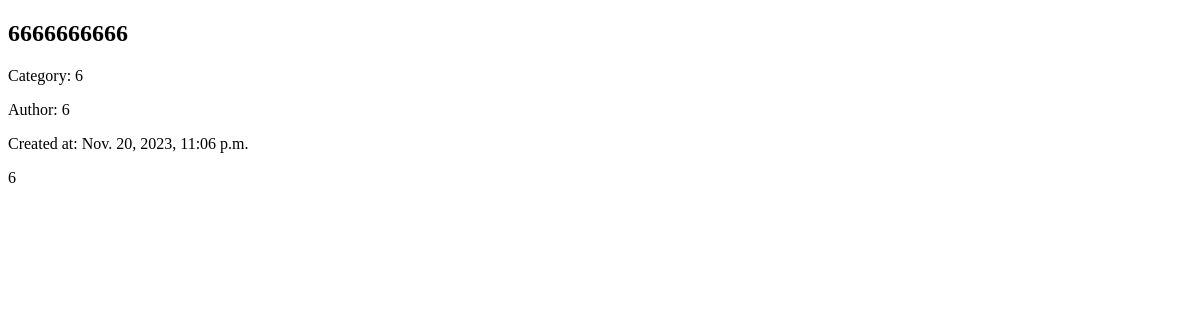
Before: /blog/articles/11 with the older database file.
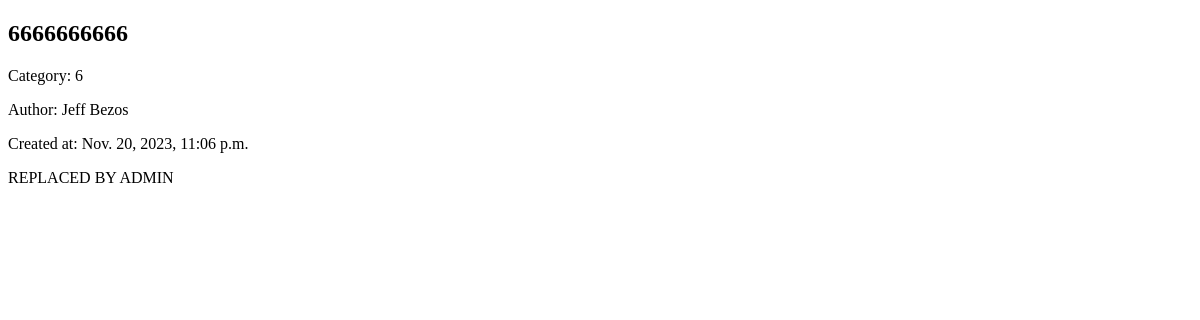
After: the same page with the newer database file.
### blog/models.py (models this page shows, shortened)
class ArticleModel(models.Model):
    title = models.CharField(max_length=100)
    category = models.CharField(max_length=100)
    author = models.CharField(max_length=100)
    content = models.TextField()
    creation_date = models.DateTimeField(auto_now_add=True)

### blog/views.py (the view, shortened to what this page needs)
# urls.py: path('articles/<int:id>', ArticleDetails.as_view(), name='article_details'),
class ArticleDetails(View):
    def get(self, request, id):
        try:
            article = ArticleModel.objects.get(id=id)
            return render(request, 'article_details.html', {'article': article})
        except ArticleModel.DoesNotExist:
            return HttpResponseNotFound('<h1>Article not found</h1>')

### blog/templates/article_details.html (shortened to what this page needs)
<!DOCTYPE html>
<html lang="en">
<head>
</head>
<body>
    <article>
        <h1>{{ article.title }}</h1>
        <p>Category: {{ article.category }}</p>
        <p>Author: {{ article.author }}</p>
        <p>Created at: {{ article.creation_date }}</p>
        <p>{{ article.content }}</p>
    </article>
</body>
</html>

Changed rows visible on the page:
changed ArticleModel: author "6" → "Jeff Bezos"; content "6" → "REPLACED BY ADMIN"
